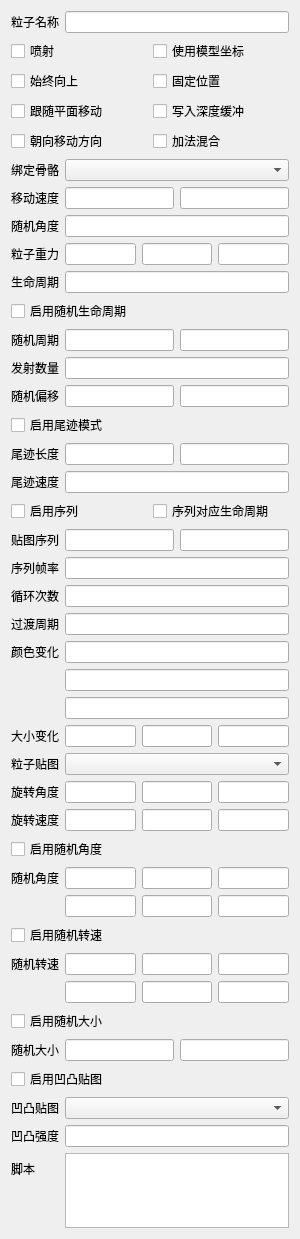
<?xml version="1.0" encoding="UTF-8"?>
<ui version="4.0">
 <class>WidgetParticle</class>
 <widget class="QWidget" name="WidgetParticle">
  <property name="geometry">
   <rect>
    <x>0</x>
    <y>0</y>
    <width>300</width>
    <height>1239</height>
   </rect>
  </property>
  <property name="windowTitle">
   <string>编辑粒子效果</string>
  </property>
  <layout class="QFormLayout" name="formLayout">
   <item row="0" column="0">
    <widget class="QLabel" name="label">
     <property name="text">
      <string>粒子名称</string>
     </property>
    </widget>
   </item>
   <item row="0" column="1">
    <widget class="QLineEdit" name="name"/>
   </item>
   <item row="1" column="0" colspan="2">
    <layout class="QGridLayout" name="gridLayout">
     <item row="0" column="2">
      <widget class="QCheckBox" name="modelSpace">
       <property name="text">
        <string>使用模型坐标</string>
       </property>
      </widget>
     </item>
     <item row="2" column="0">
      <widget class="QCheckBox" name="emitterPlane">
       <property name="text">
        <string>跟随平面移动</string>
       </property>
      </widget>
     </item>
     <item row="1" column="2">
      <widget class="QCheckBox" name="lockEmitter">
       <property name="text">
        <string>固定位置</string>
       </property>
      </widget>
     </item>
     <item row="1" column="0">
      <widget class="QCheckBox" name="xyQuad">
       <property name="text">
        <string>始终向上</string>
       </property>
      </widget>
     </item>
     <item row="3" column="2">
      <widget class="QCheckBox" name="blend">
       <property name="text">
        <string>加法混合</string>
       </property>
      </widget>
     </item>
     <item row="0" column="0">
      <widget class="QCheckBox" name="squirt">
       <property name="text">
        <string>喷射</string>
       </property>
      </widget>
     </item>
     <item row="2" column="2">
      <widget class="QCheckBox" name="zWrite">
       <property name="text">
        <string>写入深度缓冲</string>
       </property>
      </widget>
     </item>
     <item row="3" column="0">
      <widget class="QCheckBox" name="faceSpeed">
       <property name="text">
        <string>朝向移动方向</string>
       </property>
      </widget>
     </item>
    </layout>
   </item>
   <item row="2" column="0">
    <widget class="QLabel" name="label_2">
     <property name="text">
      <string>绑定骨骼</string>
     </property>
    </widget>
   </item>
   <item row="2" column="1">
    <widget class="QComboBox" name="boneId"/>
   </item>
   <item row="3" column="0">
    <widget class="QLabel" name="label_3">
     <property name="text">
      <string>移动速度</string>
     </property>
    </widget>
   </item>
   <item row="3" column="1">
    <layout class="QHBoxLayout" name="horizontalLayout">
     <item>
      <widget class="QLineEdit" name="speed"/>
     </item>
     <item>
      <widget class="QLineEdit" name="speedVar"/>
     </item>
    </layout>
   </item>
   <item row="4" column="0">
    <widget class="QLabel" name="label_9">
     <property name="text">
      <string>随机角度</string>
     </property>
    </widget>
   </item>
   <item row="4" column="1">
    <widget class="QLineEdit" name="coneAngle"/>
   </item>
   <item row="5" column="0">
    <widget class="QLabel" name="label_12">
     <property name="text">
      <string>粒子重力</string>
     </property>
    </widget>
   </item>
   <item row="5" column="1">
    <layout class="QHBoxLayout" name="horizontalLayout_4">
     <item>
      <widget class="QLineEdit" name="gravityX"/>
     </item>
     <item>
      <widget class="QLineEdit" name="gravityY"/>
     </item>
     <item>
      <widget class="QLineEdit" name="gravityZ"/>
     </item>
    </layout>
   </item>
   <item row="6" column="0">
    <widget class="QLabel" name="label_4">
     <property name="text">
      <string>生命周期</string>
     </property>
    </widget>
   </item>
   <item row="6" column="1">
    <widget class="QLineEdit" name="lifeSpan"/>
   </item>
   <item row="7" column="0" colspan="2">
    <widget class="QCheckBox" name="enableLifeRandom">
     <property name="text">
      <string>启用随机生命周期</string>
     </property>
    </widget>
   </item>
   <item row="8" column="0">
    <widget class="QLabel" name="label_8">
     <property name="text">
      <string>随机周期</string>
     </property>
    </widget>
   </item>
   <item row="8" column="1">
    <layout class="QHBoxLayout" name="horizontalLayout_6">
     <item>
      <widget class="QLineEdit" name="lifeRandom1"/>
     </item>
     <item>
      <widget class="QLineEdit" name="lifeRandom2"/>
     </item>
    </layout>
   </item>
   <item row="9" column="0">
    <widget class="QLabel" name="label_5">
     <property name="text">
      <string>发射数量</string>
     </property>
    </widget>
   </item>
   <item row="9" column="1">
    <widget class="QLineEdit" name="emissionRate"/>
   </item>
   <item row="10" column="0">
    <widget class="QLabel" name="label_24">
     <property name="text">
      <string>随机偏移</string>
     </property>
    </widget>
   </item>
   <item row="10" column="1">
    <layout class="QHBoxLayout" name="horizontalLayout_12">
     <item>
      <widget class="QLineEdit" name="width"/>
     </item>
     <item>
      <widget class="QLineEdit" name="height"/>
     </item>
    </layout>
   </item>
   <item row="11" column="0" colspan="2">
    <widget class="QCheckBox" name="tailMode">
     <property name="text">
      <string>启用尾迹模式</string>
     </property>
    </widget>
   </item>
   <item row="12" column="0">
    <widget class="QLabel" name="label_10">
     <property name="text">
      <string>尾迹长度</string>
     </property>
    </widget>
   </item>
   <item row="13" column="0">
    <widget class="QLabel" name="label_13">
     <property name="text">
      <string>尾迹速度</string>
     </property>
    </widget>
   </item>
   <item row="14" column="0" colspan="2">
    <layout class="QGridLayout" name="gridLayout_3">
     <item row="1" column="0">
      <widget class="QCheckBox" name="timeBasedCell">
       <property name="text">
        <string>启用序列</string>
       </property>
      </widget>
     </item>
     <item row="1" column="1">
      <widget class="QCheckBox" name="matchLife">
       <property name="text">
        <string>序列对应生命周期</string>
       </property>
      </widget>
     </item>
    </layout>
   </item>
   <item row="15" column="0">
    <widget class="QLabel" name="label_7">
     <property name="text">
      <string>贴图序列</string>
     </property>
    </widget>
   </item>
   <item row="15" column="1">
    <layout class="QHBoxLayout" name="horizontalLayout_3">
     <item>
      <widget class="QLineEdit" name="row"/>
     </item>
     <item>
      <widget class="QLineEdit" name="col"/>
     </item>
    </layout>
   </item>
   <item row="16" column="0">
    <widget class="QLabel" name="label_26">
     <property name="text">
      <string>序列帧率</string>
     </property>
    </widget>
   </item>
   <item row="16" column="1">
    <widget class="QLineEdit" name="uvAnimFps"/>
   </item>
   <item row="17" column="0">
    <widget class="QLabel" name="label_28">
     <property name="text">
      <string>循环次数</string>
     </property>
    </widget>
   </item>
   <item row="17" column="1">
    <widget class="QLineEdit" name="numLoop"/>
   </item>
   <item row="18" column="0">
    <widget class="QLabel" name="label_21">
     <property name="text">
      <string>过渡周期</string>
     </property>
    </widget>
   </item>
   <item row="18" column="1">
    <widget class="QLineEdit" name="middleTime"/>
   </item>
   <item row="19" column="0">
    <widget class="QLabel" name="label_22">
     <property name="text">
      <string>颜色变化</string>
     </property>
    </widget>
   </item>
   <item row="19" column="1">
    <widget class="QColorPicker" name="startColor"/>
   </item>
   <item row="20" column="1">
    <widget class="QColorPicker" name="midColor"/>
   </item>
   <item row="21" column="1">
    <widget class="QColorPicker" name="endColor"/>
   </item>
   <item row="22" column="0">
    <widget class="QLabel" name="label_25">
     <property name="text">
      <string>大小变化</string>
     </property>
    </widget>
   </item>
   <item row="22" column="1">
    <layout class="QHBoxLayout" name="horizontalLayout_5">
     <item>
      <widget class="QLineEdit" name="startSize"/>
     </item>
     <item>
      <widget class="QLineEdit" name="midSize"/>
     </item>
     <item>
      <widget class="QLineEdit" name="endSize"/>
     </item>
    </layout>
   </item>
   <item row="23" column="0">
    <widget class="QLabel" name="label_11">
     <property name="text">
      <string>粒子贴图</string>
     </property>
    </widget>
   </item>
   <item row="23" column="1">
    <widget class="QComboBox" name="textureId"/>
   </item>
   <item row="24" column="0">
    <widget class="QLabel" name="label_23">
     <property name="text">
      <string>旋转角度</string>
     </property>
    </widget>
   </item>
   <item row="24" column="1">
    <layout class="QHBoxLayout" name="horizontalLayout_7">
     <item>
      <widget class="QLineEdit" name="rotVec1"/>
     </item>
     <item>
      <widget class="QLineEdit" name="rotVec2"/>
     </item>
     <item>
      <widget class="QLineEdit" name="rotVec3"/>
     </item>
    </layout>
   </item>
   <item row="25" column="0">
    <widget class="QLabel" name="label_20">
     <property name="text">
      <string>旋转速度</string>
     </property>
    </widget>
   </item>
   <item row="25" column="1">
    <layout class="QHBoxLayout" name="horizontalLayout_9">
     <item>
      <widget class="QLineEdit" name="rotVel1"/>
     </item>
     <item>
      <widget class="QLineEdit" name="rotVel2"/>
     </item>
     <item>
      <widget class="QLineEdit" name="rotVel3"/>
     </item>
    </layout>
   </item>
   <item row="26" column="0" colspan="2">
    <widget class="QCheckBox" name="randRotVec">
     <property name="text">
      <string>启用随机角度</string>
     </property>
    </widget>
   </item>
   <item row="27" column="0">
    <widget class="QLabel" name="label_6">
     <property name="text">
      <string>随机角度</string>
     </property>
    </widget>
   </item>
   <item row="27" column="1">
    <layout class="QHBoxLayout" name="horizontalLayout_2">
     <item>
      <widget class="QLineEdit" name="rotVecVar11"/>
     </item>
     <item>
      <widget class="QLineEdit" name="rotVecVar21"/>
     </item>
     <item>
      <widget class="QLineEdit" name="rotVecVar31"/>
     </item>
    </layout>
   </item>
   <item row="28" column="1">
    <layout class="QHBoxLayout" name="horizontalLayout_13">
     <item>
      <widget class="QLineEdit" name="rotVecVar12"/>
     </item>
     <item>
      <widget class="QLineEdit" name="rotVecVar22"/>
     </item>
     <item>
      <widget class="QLineEdit" name="rotVecVar32"/>
     </item>
    </layout>
   </item>
   <item row="29" column="0" colspan="2">
    <widget class="QCheckBox" name="randRotVel">
     <property name="text">
      <string>启用随机转速</string>
     </property>
    </widget>
   </item>
   <item row="30" column="0">
    <widget class="QLabel" name="label_27">
     <property name="text">
      <string>随机转速</string>
     </property>
    </widget>
   </item>
   <item row="30" column="1">
    <layout class="QHBoxLayout" name="horizontalLayout_14">
     <item>
      <widget class="QLineEdit" name="rotVelVar11"/>
     </item>
     <item>
      <widget class="QLineEdit" name="rotVelVar21"/>
     </item>
     <item>
      <widget class="QLineEdit" name="rotVelVar31"/>
     </item>
    </layout>
   </item>
   <item row="31" column="1">
    <layout class="QHBoxLayout" name="horizontalLayout_15">
     <item>
      <widget class="QLineEdit" name="rotVelVar12"/>
     </item>
     <item>
      <widget class="QLineEdit" name="rotVelVar22"/>
     </item>
     <item>
      <widget class="QLineEdit" name="rotVelVar32"/>
     </item>
    </layout>
   </item>
   <item row="32" column="0" colspan="2">
    <widget class="QCheckBox" name="enableRandSize">
     <property name="text">
      <string>启用随机大小</string>
     </property>
    </widget>
   </item>
   <item row="33" column="0">
    <widget class="QLabel" name="label_19">
     <property name="text">
      <string>随机大小</string>
     </property>
    </widget>
   </item>
   <item row="33" column="1">
    <layout class="QHBoxLayout" name="horizontalLayout_8">
     <item>
      <widget class="QLineEdit" name="randSize1"/>
     </item>
     <item>
      <widget class="QLineEdit" name="randSize2"/>
     </item>
    </layout>
   </item>
   <item row="34" column="0" colspan="2">
    <widget class="QCheckBox" name="enableBump">
     <property name="text">
      <string>启用凹凸贴图</string>
     </property>
    </widget>
   </item>
   <item row="35" column="0">
    <widget class="QLabel" name="label_14">
     <property name="text">
      <string>凹凸贴图</string>
     </property>
    </widget>
   </item>
   <item row="35" column="1">
    <widget class="QComboBox" name="bumpTexId"/>
   </item>
   <item row="36" column="0">
    <widget class="QLabel" name="label_15">
     <property name="text">
      <string>凹凸强度</string>
     </property>
    </widget>
   </item>
   <item row="36" column="1">
    <widget class="QLineEdit" name="bumpAmount"/>
   </item>
   <item row="37" column="0">
    <widget class="QLabel" name="label_16">
     <property name="text">
      <string>脚本</string>
     </property>
    </widget>
   </item>
   <item row="37" column="1">
    <widget class="QPlainTextEdit" name="script"/>
   </item>
   <item row="12" column="1">
    <layout class="QHBoxLayout" name="horizontalLayout_10">
     <item>
      <widget class="QLineEdit" name="tailStartLength"/>
     </item>
     <item>
      <widget class="QLineEdit" name="tailLength"/>
     </item>
    </layout>
   </item>
   <item row="13" column="1">
    <widget class="QLineEdit" name="tailSpeed"/>
   </item>
  </layout>
 </widget>
 <layoutdefault spacing="6" margin="11"/>
 <customwidgets>
  <customwidget>
   <class>QColorPicker</class>
   <extends>QLineEdit</extends>
   <header location="global">QColorPicker.h</header>
  </customwidget>
 </customwidgets>
 <tabstops>
  <tabstop>name</tabstop>
  <tabstop>squirt</tabstop>
  <tabstop>modelSpace</tabstop>
  <tabstop>xyQuad</tabstop>
  <tabstop>lockEmitter</tabstop>
  <tabstop>emitterPlane</tabstop>
  <tabstop>boneId</tabstop>
  <tabstop>speed</tabstop>
  <tabstop>speedVar</tabstop>
  <tabstop>coneAngle</tabstop>
  <tabstop>lifeSpan</tabstop>
  <tabstop>emissionRate</tabstop>
  <tabstop>row</tabstop>
  <tabstop>col</tabstop>
  <tabstop>randSize1</tabstop>
  <tabstop>randSize2</tabstop>
 </tabstops>
 <resources/>
 <connections/>
</ui>
